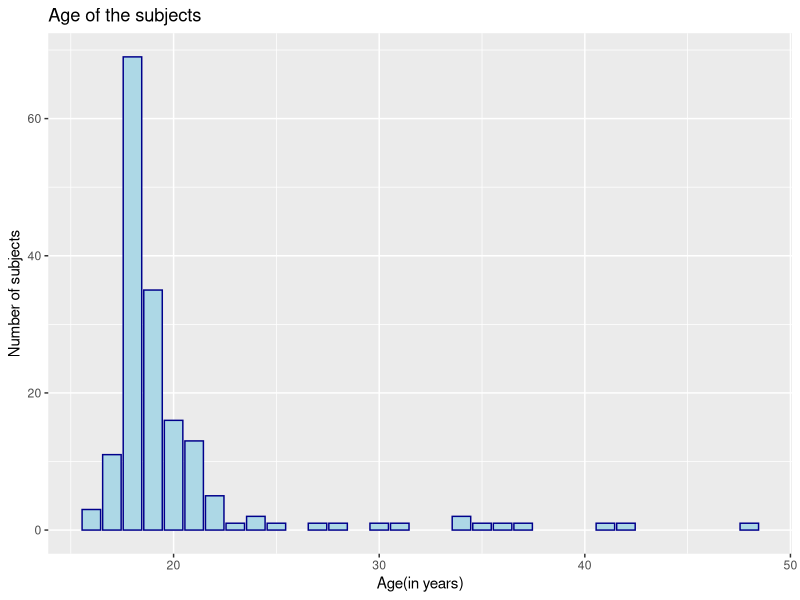
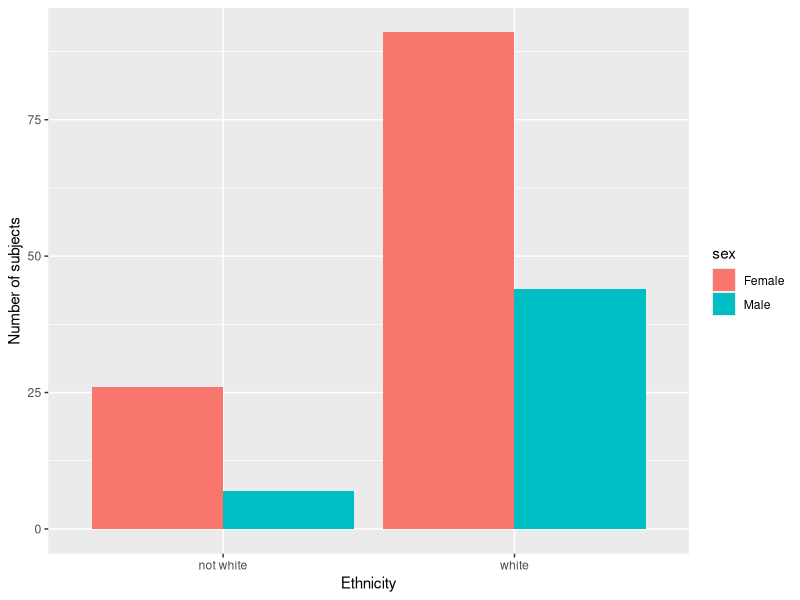

Write R code to recreate these figures, in order.
## ---- chunk 1
library(tidyverse)
## ---- chunk 2
hiphop <- read_csv(here::here("supporting_artifacts",
                                    "Labs", "Lab_3_Final",
                              "hiphop.csv"))
dim(hiphop)
## ---- chunk 3
hiphop_clean <- hiphop |> 
  mutate(across(.cols = c(sex, subj, ethnic),  
                          ~as.factor(.)))
## ---- chunk 4
hiphop |> 
  distinct(word, .keep_all = TRUE) |> 
  count()
## ---- chunk 5
hiphop_clean <- hiphop |> 
  mutate(white = if_else(ethnic  == "white",
                         "white",
                         "not white"))

## ---- chunk 6

hiphop_demographics <- hiphop_clean |>
  distinct(subj, .keep_all = TRUE)

#https://www.geeksforgeeks.org/get-the-summary-of-dataset-in-r-using-dply/
#learned more about the summarize functions' arguments
hiphop_demographics |>  
  select(age, white, sex) |> 
  group_by(white, sex) |> 
  summarize(n(), mean(age), min(age), max(age))
## ---- chunk 7

ggplot(data = hiphop_demographics) +
  geom_bar( mapping = aes(x = age), 
            color = "dark blue", 
            fill="light blue" 
            ) +
  labs( y = "Number of subjects", 
        x = "Age(in years)",
        title = "Age of the subjects")
## ---- chunk 8
#source = https://stackoverflow.com/questions/24895575/ggplot2-bar-plot-with-two-categorical-variables
# learned of the position argument for side-by-side bargraphs

ggplot(data = hiphop_demographics) +
  geom_bar( mapping = aes(x = white,
                          fill = sex), 
            position = "dodge") +
  labs( y = "Number of subjects", 
        x = "Ethnicity")
## ---- chunk 9
under20 <- hiphop_clean |> 
  select(age, word, familiarity)|>
  filter(age<20) |> 
  group_by(word) |>
  summarize(familiarity = mean(familiarity))

under20 |> slice_min(familiarity, n = 1)
## ---- chunk 10
under20 |> slice_max(familiarity, n = 1)
## ---- chunk 11
non_white_women <- hiphop_clean |>
  select(white, sex, word, familiarity) |>
  filter(white =="not white", sex == "Female") |>
  group_by(word) |>
  summarize(familiarity = mean(familiarity))

non_white_women |> slice_max(familiarity, n = 1)

non_white_women |> slice_min(familiarity, n = 1)
## ---- chunk 12
above_30_white_men <- hiphop_clean |>
  select(white, sex, age, word, familiarity) |>
  filter(white == "white", sex == "Male", age > 30) |>
  group_by(word) |>
  summarize(familiarity = mean(familiarity))

above_30_white_men |> slice_max(familiarity, n = 1)

above_30_white_men |> slice_min(familiarity, n = 1)
## ---- chunk 13
hiphop_demographics |>
  filter(white == "white", 
         sex == "Male", 
         16 < age, age < 24, 10000 < city, 
         city< 60000) |> slice_max(bieber, n=1)

